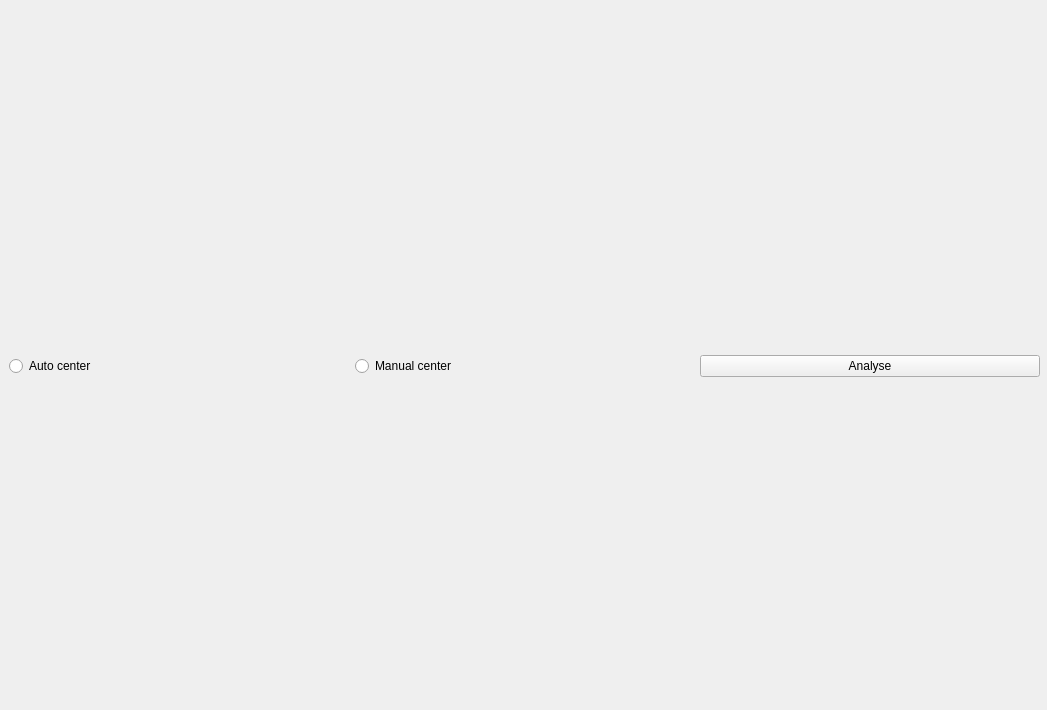
<?xml version="1.0" encoding="UTF-8"?>
<ui version="4.0">
    <class>StarShotWidget</class>
    <widget class="QWidget" name="StarShotWidget">
        <property name="geometry">
            <rect>
                <x>0</x>
                <y>0</y>
                <width>1047</width>
                <height>710</height>
            </rect>
        </property>
        <property name="windowTitle">
            <string>Form</string>
        </property>
        <widget class="QWidget" name="verticalLayoutWidget">
            <property name="geometry">
                <rect>
                    <x>9</x>
                    <y>16</y>
                    <width>1031</width>
                    <height>701</height>
                </rect>
            </property>
            <layout class="QVBoxLayout" name="verticalLayout">
                <item>
                    <layout class="QGridLayout" name="gridLayout">
                        <item row="0" column="0">
                            <widget class="QRadioButton" name="auto_radio">
                                <property name="text">
                                    <string>Auto center</string>
                                </property>
                            </widget>
                        </item>
                        <item row="0" column="1">
                            <widget class="QRadioButton" name="manual_radio">
                                <property name="text">
                                    <string>Manual center</string>
                                </property>
                            </widget>
                        </item>
                        <item row="0" column="2">
                            <widget class="QPushButton" name="analyse_button">
                                <property name="text">
                                    <string>Analyse</string>
                                </property>
                            </widget>
                        </item>
                    </layout>
                </item>
            </layout>
        </widget>
    </widget>
    <resources/>
    <connections/>
</ui>
